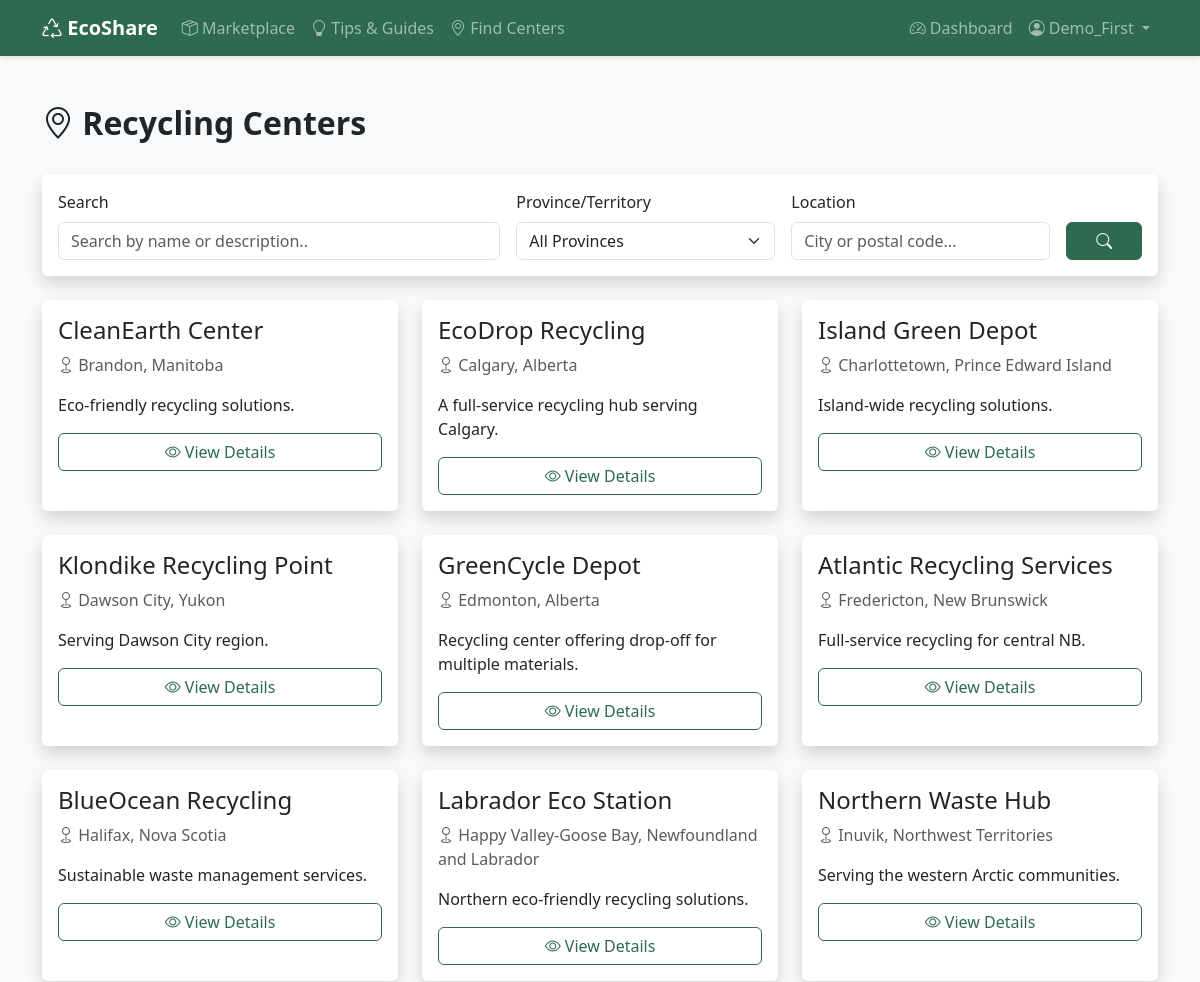
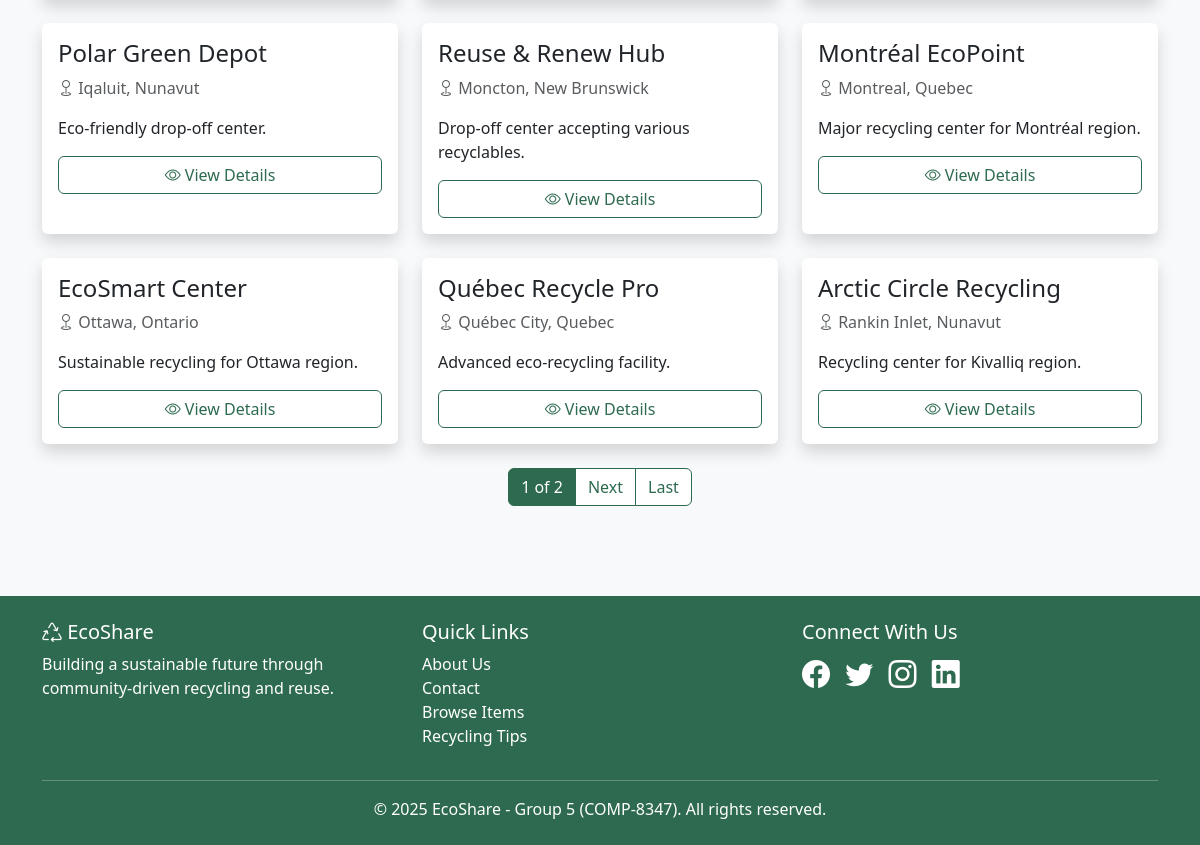
The page /centers/ (signed in) on the database its author committed (2 pictures, top to bottom).
### centers/models.py (models this page shows, shortened)
class RecyclingCenter(models.Model):
    MATERIAL_CHOICES = [
        ('paper', 'Paper'),
        ('plastic', 'Plastic'),
        ('glass', 'Glass'),
        ('metal', 'Metal'),
        ('electronics', 'Electronics'),
        ('batteries', 'Batteries'),
        ('textiles', 'Textiles'),
        ('organic', 'Organic Waste'),
        ('hazardous', 'Hazardous Materials'),
    ]
    name = models.CharField(max_length=200)
    slug = models.SlugField(max_length=200, unique=True, blank=True)
    description = models.TextField()
    address = models.CharField(max_length=300)
    city = models.CharField(max_length=100)
    state = models.CharField(
        max_length=2,
        choices=CANADIAN_PROVINCES,
        help_text='Select province/territory'
    )
    zipcode = models.CharField(max_length=20)
    country = models.CharField(max_length=100, default='Canada')
    phone = models.CharField(max_length=20, blank=True)
    email = models.EmailField(blank=True)
    website = models.URLField(blank=True)
    latitude = models.DecimalField(max_digits=9, decimal_places=6, null=True, blank=True)
    longitude = models.DecimalField(max_digits=9, decimal_places=6, null=True, blank=True)
    monday_hours = models.CharField(max_length=50, blank=True, default='Closed')
    tuesday_hours = models.CharField(max_length=50, blank=True, default='Closed')
    wednesday_hours = models.CharField(max_length=50, blank=True, default='Closed')
    thursday_hours = models.CharField(max_length=50, blank=True, default='Closed')
    friday_hours = models.CharField(max_length=50, blank=True, default='Closed')
    saturday_hours = models.CharField(max_length=50, blank=True, default='Closed')
    sunday_hours = models.CharField(max_length=50, blank=True, default='Closed')
    accepts_dropoff = models.BooleanField(default=True)
    offers_pickup = models.BooleanField(default=False)
    accepts_donations = models.BooleanField(default=False)
    is_verified = models.BooleanField(default=False)
    created_at = models.DateTimeField(auto_now_add=True)
    updated_at = models.DateTimeField(auto_now=True)
    class Meta:
        ordering = ['city', 'name']
        indexes = [
            models.Index(fields=['city']),
            models.Index(fields=['state']),
            models.Index(fields=['zipcode']),
        ]

### centers/views.py (the view, shortened to what this page needs)
# urls.py: path('', views.RecyclingCenterListView.as_view(), name='center_list'),
class RecyclingCenterListView(LoginRequiredMixin, ListView):
    login_url = 'accounts:login'
    model = RecyclingCenter
    template_name = 'centers/center_list.html'
    context_object_name = 'centers'
    paginate_by = 15
    def get_queryset(self):
        queryset = RecyclingCenter.objects.all()
        search_query = self.request.GET.get('q', '')
        city = self.request.GET.get('city', '')
        if city:
            queryset = queryset.filter(city__icontains=city)
        state = self.request.GET.get('state', '')
        if state:
            queryset = queryset.filter(state=state.upper())
        zipcode = self.request.GET.get('zipcode', '')
        if zipcode:
            queryset = queryset.filter(zipcode__icontains=zipcode)
        if self.request.GET.get('dropoff') == 'on':
            queryset = queryset.filter(accepts_dropoff=True)
        if self.request.GET.get('pickup') == 'on':
            queryset = queryset.filter(offers_pickup=True)
        if self.request.GET.get('donations') == 'on':
            queryset = queryset.filter(accepts_donations=True)
        return queryset
    def get_context_data(self, **kwargs):
        context = super().get_context_data(**kwargs)
        context['search_query'] = self.request.GET.get('q', '')
        context['selected_city'] = self.request.GET.get('city', '')
        context['selected_state'] = self.request.GET.get('state', '')
        context['selected_zipcode'] = self.request.GET.get('zipcode', '')
        context['material_choices'] = RecyclingCenter.MATERIAL_CHOICES
        context['canadian_provinces'] = CANADIAN_PROVINCES
        all_centers = RecyclingCenter.objects.all()
        context['cities'] = all_centers.values_list('city', flat=True).distinct().order_by('city')
        return context

### templates/centers/center_list.html (shortened to what this page needs)
{% extends "base.html" %}
{% block content %}
<div class="container mt-4">
    <div class="d-flex justify-content-between align-items-center mb-4">
        <h2 class="fw-bold">
            <i class="bi bi-geo-alt"></i> Recycling Centers
        </h2>
    </div>
    <div class="card shadow mb-4">
        <div class="card-body">
            <form method="get" action="{% url 'centers:center_search' %}">
                <div class="row g-3">
                    <div class="col-md-5">
                        <label for="searchQuery" class="form-label">Search</label>
                        <input type="text"
                               name="q"
                               id="searchQuery"
                               class="form-control"
                               placeholder="Search by name or description.."
                               value="{{ query }}">
                    </div>
                    <div class="col-md-3">
                        <label for="stateSelect" class="form-label">Province/Territory</label>
                        <select name="state" id="stateSelect" class="form-select">
                            <option value="">All Provinces</option>
                        </select>
                    </div>
                    <div class="col-md-3">
                        <label for="locationInput" class="form-label">Location</label>
                        <input type="text"
                               name="location"
                               id="locationInput"
                               class="form-control"
                               placeholder="City or postal code..."
                               value="{{ location }}">
                    </div>
                    <div class="col-md-1 d-flex align-items-end">
                        <button type="submit" class="btn btn-primary w-100">
                            <i class="bi bi-search"></i>
                        </button>
                    </div>
                </div>
            </form>
        </div>
    </div>
    <div class="row">
        {% for center in centers %}
        <div class="col-md-4 mb-4">
            <div class="card shadow h-100">
                <div class="card-body">
                    <h4 class="card-title">{{ center.name }}</h4>
                    <p class="text-muted">
                        <i class="bi bi-geo"></i> {{ center.city }}, {{ center.get_state_display }}
                    </p>
                    <p>{{ center.description|truncatechars:100 }}</p>
                    <a href="{% url 'centers:center_detail' center.slug %}"
                       class="btn btn-outline-primary w-100 mt-auto">
                        <i class="bi bi-eye"></i> View Details
                    </a>
                </div>
            </div>
        </div>
        {% endfor %}
    </div>
    {% if is_paginated %}
    <nav aria-label="Page navigation">
        <ul class="pagination justify-content-center">
            <li class="page-item active">
                <span class="page-link">{{ page_obj.number }} of {{ page_obj.paginator.num_pages }}</span>
            </li>
            {% if page_obj.has_next %}
            <li class="page-item">
                <a class="page-link" href="?page={{ page_obj.next_page_number }}{% if request.GET.q %}&q={{ request.GET.q }}{% endif %}{% if request.GET.state %}&state={{ request.GET.state }}{% endif %}">Next</a>
            </li>
            <li class="page-item">
                <a class="page-link" href="?page={{ page_obj.paginator.num_pages }}{% if request.GET.q %}&q={{ request.GET.q }}{% endif %}{% if request.GET.state %}&state={{ request.GET.state }}{% endif %}">Last</a>
            </li>
            {% endif %}
        </ul>
    </nav>
    {% endif %}
</div>
{% endblock %}

### templates/base.html (shortened to what this page needs)
<!DOCTYPE html>
<html lang="en">
<head>
    <link href="https://cdn.jsdelivr.net/npm/bootstrap@5.3.0/dist/css/bootstrap.min.css" rel="stylesheet">
    <link rel="stylesheet" href="https://cdn.jsdelivr.net/npm/bootstrap-icons@1.10.0/font/bootstrap-icons.css">
</head>
<body>
    <nav class="navbar navbar-expand-lg navbar-dark">
        <div class="container">
            <a class="navbar-brand fw-bold" href="{% url 'core:home' %}">
                <i class="bi bi-recycle"></i> EcoShare
            </a>
            <div class="collapse navbar-collapse" id="navbarNav">
                <ul class="navbar-nav me-auto">
                    <li class="nav-item">
                        <a class="nav-link" href="{% url 'items:item_list' %}">
                            <i class="bi bi-box-seam"></i> Marketplace
                         </a>
                    </li>
                    <li class="nav-item">
                        <a class="nav-link" href="{% url 'tips:tip_list' %}">
                            <i class="bi bi-lightbulb"></i> Tips & Guides
                        </a>
                    </li>
                    <li class="nav-item">
                        <a class="nav-link" href="{% url 'centers:center_list' %}">
                            <i class="bi bi-geo-alt"></i> Find Centers
                        </a>
                    </li>
                </ul>
                <ul class="navbar-nav">
                    {% if user.is_authenticated %}
                        <li class="nav-item">
                            <a class="nav-link" href="{% url 'core:dashboard' %}">
                                <i class="bi bi-speedometer2"></i> Dashboard
                            </a>
                        </li>
                        <li class="nav-item dropdown">
                            <a class="nav-link dropdown-toggle" href="#" id="userDropdown" role="button"
                                data-bs-toggle="dropdown" aria-expanded="false">
                                <i class="bi bi-person-circle"></i> {{ user.username }}
                            </a>
                        </li>
                    {% endif %}
                </ul>
            </div>
        </div>
    </nav>
    <main class="py-4">
        {% block content %}{% endblock %}
    </main>
    <footer class="py-4">
        <div class="container">
            <div class="row">
                <div class="col-md-4">
                    <h5><i class="bi bi-recycle"></i> EcoShare</h5>
                    <p>Building a sustainable future through community-driven recycling and reuse.</p>
                </div>
                <div class="col-md-4">
                    <h5>Quick Links</h5>
                    <ul class="list-unstyled">
                        <li><a href="{% url 'core:about' %}" class="text-white text-decoration-none">About Us</a></li>
                        <li><a href="{% url 'core:contact' %}" class="text-white text-decoration-none">Contact</a></li>
                        <li><a href="{% url 'items:item_list' %}" class="text-white text-decoration-none">Browse Items</a></li>
                        <li><a href="{% url 'tips:tip_list' %}" class="text-white text-decoration-none">Recycling Tips</a></li>
                    </ul>
                </div>
                <div class="col-md-4">
                    <h5>Connect With Us</h5>
                    <div class="fs-3">
                        <i class="bi bi-facebook me-2"></i>
                        <i class="bi bi-twitter me-2"></i>
                        <i class="bi bi-instagram me-2"></i>
                        <i class="bi bi-linkedin"></i>
                    </div>
                </div>
            </div>
            <hr class="bg-white">
            <div class="text-center">
                <p class="mb-0">&copy; 2025 EcoShare - Group 5 (COMP-8347). All rights reserved.</p>
            </div>
        </div>
    </footer>
</body>
</html>

### templates/base.html (style rules this page uses)
:root { --primary-green: #2d6a4f; --secondary-green: #52b788; --light-green: #95d5b2; --bg-cream: #f8f9fa; }
body { font-family: 'Segoe UI', Tahoma, Geneva, Verdana, sans-serif; background-color: var(--bg-cream); }
.navbar { background-color: var(--primary-green) !important; box-shadow: 0 2px 4px rgba(0,0,0,0.1); }
.btn-primary { background-color: var(--primary-green); border-color: var(--primary-green); }
.btn-outline-primary { color: var(--primary-green); border-color: var(--primary-green); }
.card { border: none; box-shadow: 0 2px 8px rgba(0,0,0,0.1); transition: transform 0.3s; }
.pagination .page-link { color: var(--primary-green) !important; border-color: var(--primary-green) !important; }
.pagination .page-item.active .page-link { background-color: var(--primary-green) !important; border-color: var(--primary-green) !important; color: white !important; }
footer { background-color: var(--primary-green); color: white; margin-top: 50px; }

### rows shown on the page
RecyclingCenter: name "CleanEarth Center", city "Brandon", state "Manitoba", description "Eco-friendly recycling solutions."
RecyclingCenter: name "EcoDrop Recycling", city "Calgary", state "Alberta", description "A full-service recycling hub serving Calgary."
RecyclingCenter: name "Island Green Depot", city "Charlottetown", state "Prince Edward Island", description "Island-wide recycling solutions."
RecyclingCenter: name "Klondike Recycling Point", city "Dawson City", state "Yukon", description "Serving Dawson City region."
RecyclingCenter: name "GreenCycle Depot", city "Edmonton", state "Alberta", description "Recycling center offering drop-off for multiple materials."
RecyclingCenter: name "Atlantic Recycling Services", city "Fredericton", state "New Brunswick", description "Full-service recycling for central NB."
RecyclingCenter: name "BlueOcean Recycling", city "Halifax", state "Nova Scotia", description "Sustainable waste management services."
RecyclingCenter: name "Labrador Eco Station", city "Happy Valley-Goose Bay", state "Newfoundland and Labrador", description "Northern eco-friendly recycling solutions."
RecyclingCenter: name "Northern Waste Hub", city "Inuvik", state "Northwest Territories", description "Serving the western Arctic communities."
RecyclingCenter: name "Polar Green Depot", city "Iqaluit", state "Nunavut", description "Eco-friendly drop-off center."
RecyclingCenter: name "Reuse & Renew Hub", city "Moncton", state "New Brunswick", description "Drop-off center accepting various recyclables."
RecyclingCenter: name "Montréal EcoPoint", city "Montreal", state "Quebec", description "Major recycling center for Montréal region."
RecyclingCenter: name "EcoSmart Center", city "Ottawa", state "Ontario", description "Sustainable recycling for Ottawa region."
RecyclingCenter: name "Québec Recycle Pro", city "Québec City", state "Quebec", description "Advanced eco-recycling facility."
RecyclingCenter: name "Arctic Circle Recycling", city "Rankin Inlet", state "Nunavut", description "Recycling center for Kivalliq region."

### other values the page prints
{{ user.username }} "Demo_First"
{{ page_obj.number }} "1"
{{ page_obj.paginator.num_pages }} "2"
